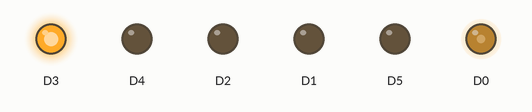
The sketch below on a simulated ESP8266 (NodeMCU). On the bench: output pins drawn as LEDs (lit = HIGH).

Above: at 0.1 s.
At 6.1 s:
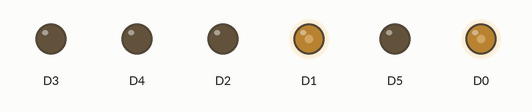
At 12.1 s:
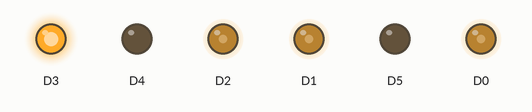
At 20.1 s:
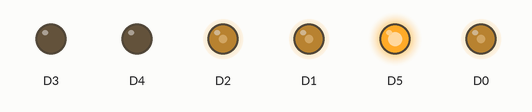
At 28.1 s:
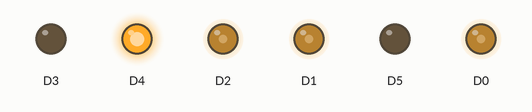
At 38.1 s:
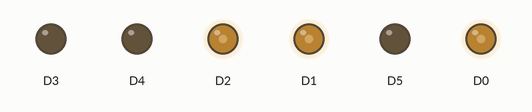
Timing chart, 0 to 39.6 s (numbered marks = the images above):
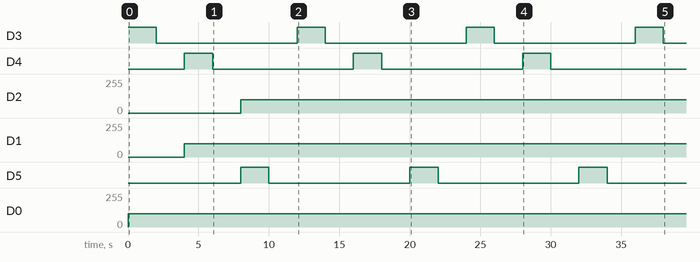

The sketch:

Test.ino
```cpp
void setup() {
 pinMode(D0,OUTPUT);
 pinMode(D1,OUTPUT);
 pinMode(D2,OUTPUT);
 pinMode(D3,OUTPUT);
 pinMode(D4,OUTPUT);
 pinMode(D5,OUTPUT);


}

void loop() {

 digitalWrite(D3,1);
 analogWrite(D0,100);
 delay(2000);
 digitalWrite(D3,0);
 analogWrite(D0,100);
 delay(2000);
 digitalWrite(D4,1);
 analogWrite(D1,100);
 delay(2000);
 digitalWrite(D4,0);
 analogWrite(D1,100);
 delay(2000);
 digitalWrite(D5,1);
 analogWrite(D2,100);
 delay(2000);
 digitalWrite(D5,0);
 analogWrite(D2,100);
 delay(2000);

}
```

Measured:
- by itself, D3–5: alternates HIGH for 2.0 s and LOW for 10.0 s
- by itself, D2: 0/255 → 100/255 at 8.0 s
- by itself, D1: 0/255 → 100/255 at 4.0 s
- by itself, D0: 0/255 → 100/255 at 0.00 s
